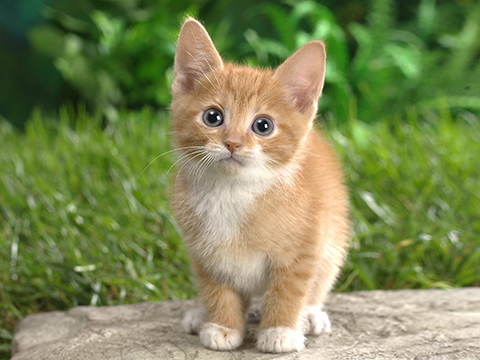
#> input picture opencv/image/cat.jpg, 480 x 360 px
$ python 13.color_space_0.py
#> lines starting #> are read from the running program, lines starting #| are printed output that depends on the picture
# 색공간(color space)란 이미지를 구성하는 하나의 픽셀(pixel) 정보를 다차원 수치공간으로 표현하는 방식이다.
# 대표적인 색공간으로는 Gray scale, RGB, HSV, YCrCb 등이 있다.

# 사람이 느끼는 color는 빛의 파장들에 대해 해당 시각세포가 인지하는 강도(시각세포가 활성화 되는 비율)이다.

# 모니터의 color는 G, B, R 값의 크기로 구성되어 있고,
# 사람의 시각세포가 G, B, R에 반응하는 강도에 의해 모니터의 빛을 인식한다.

# 실제 사람이 느끼는 빛은 G, B, R만으로 표현할 수 없고,
# RGB로 표현된 color는 실제 사람이 인지하는 color와는 다를 수도 있다.

import cv2
import numpy as np

bgr = cv2.imread('image/cat.jpg')   # 기본적으로 BRG color space로 표현됨
#> bgr is the input picture: shape (360, 480, 3); mean B, G, R 85.7, 136, 125.8

gray = cv2.cvtColor(bgr, cv2.COLOR_BGR2GRAY)   # GRAY color space
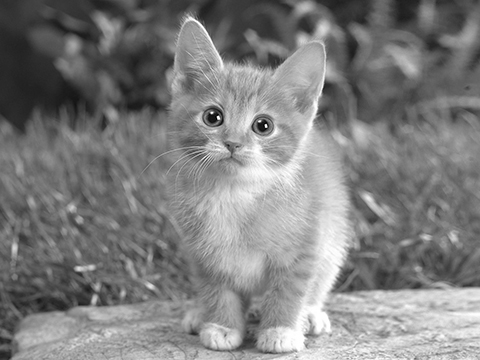
#> gray: shape (360, 480); min 1, max 255, mean 127.2
YCrCb = cv2.cvtColor(bgr, cv2.COLOR_BGR2YCrCb)    # YCrCbi color space
#> YCrCb: shape (360, 480, 3); mean of channels 0, 1, 2 127.2, 127, 104.5
print(gray.shape, gray.dtype)
#| (360, 480) uint8
print(YCrCb.shape, YCrCb.dtype)
#| (360, 480, 3) uint8

Y, Cr, Cb = cv2.split(YCrCb)   # 밝기, red, blue
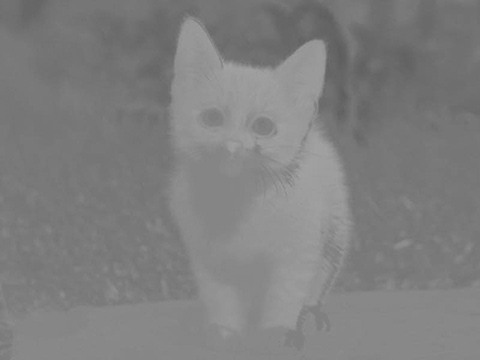
#> Cr: shape (360, 480); min 93, max 163, mean 127
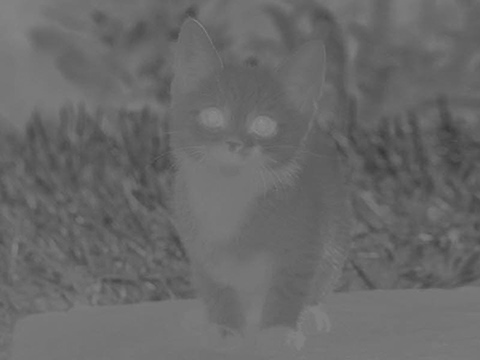
#> Cb: shape (360, 480); min 54, max 142, mean 104.5
print("np.array_equal(gray, Y):", np.array_equal(gray, Y))   # 결과: True => Y는 이미지의 밝기를 표현
#| np.array_equal(gray, Y): True
print(Y.shape, Cr.shape, Cb.shape)
#| (360, 480) (360, 480) (360, 480)

cv2.imshow('bgr', bgr)
cv2.imshow('gray', gray)
cv2.imshow('Y', Y)
cv2.imshow('Cr', Cr)
cv2.imshow('Cb', Cb)
cv2.waitKey()

$ run again, with opencv/image/face.jpg copied over opencv/image/cat.jpg
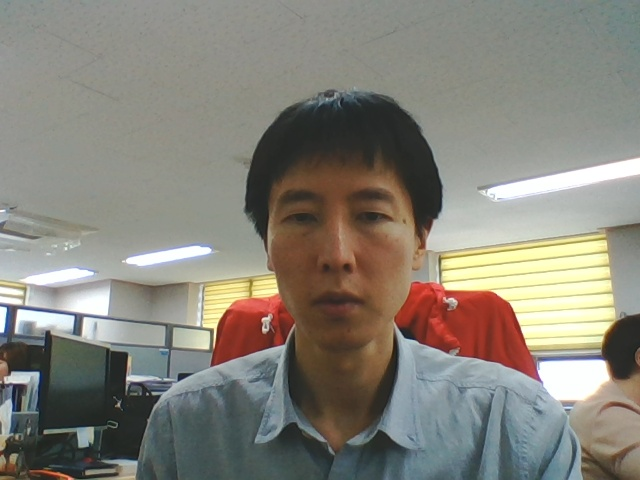
#> input picture opencv/image/face.jpg, 640 x 480 px
#> bgr is the input picture: shape (480, 640, 3); mean B, G, R 121.5, 130.9, 134.1
#> YCrCb: shape (480, 640, 3); mean of channels 0, 1, 2 130.8, 130.4, 122.8
#| (480, 640) uint8
#| (480, 640, 3) uint8
#> `Y, Cr, Cb = cv2.split(YCrCb)`:
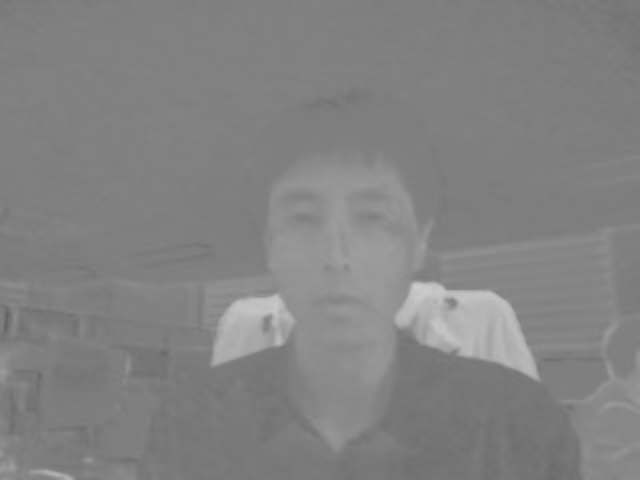
#> Cr: shape (480, 640); min 98, max 205, mean 130.4
#> `Y, Cr, Cb = cv2.split(YCrCb)`:
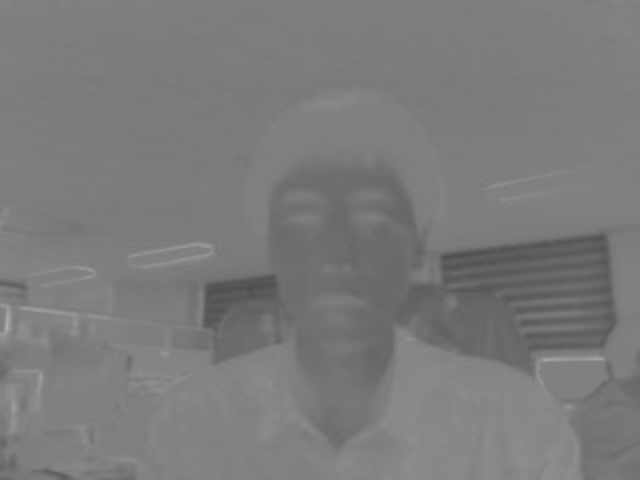
#> Cb: shape (480, 640); min 79, max 172, mean 122.8
#| np.array_equal(gray, Y): True
#| (480, 640) (480, 640) (480, 640)
